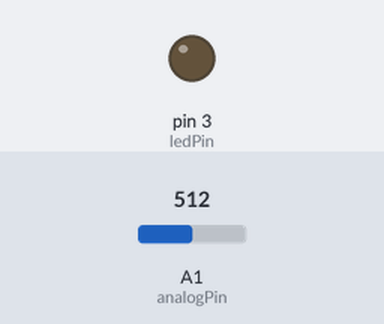
Bench run of a sketch on a simulated Arduino Uno, built with avr-gcc and run on an emulated ATmega328P. On the bench: output pins drawn as LEDs (lit = HIGH). The test bench sets the inputs (shaded band); at power-on: A1 (analogPin) = 512.

Above: at 1.2 s.
1.3 s: A1 (analogPin) set to 493
At 2.1 s:
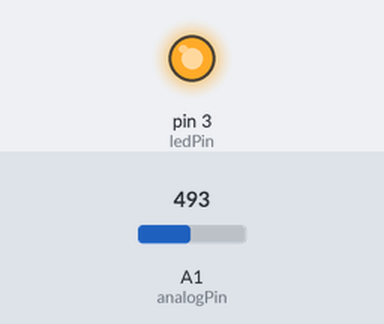
2.8 s: A1 (analogPin) set to 510
At 3.2 s:
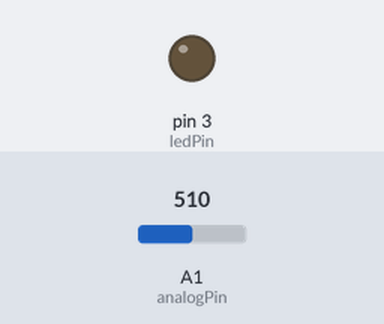
4.3 s: A1 (analogPin) set to 490
At 5.5 s:
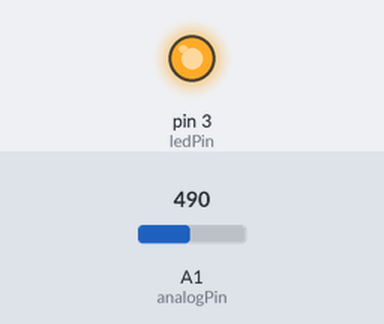
Timing chart, 0 to 7.3 s (numbered marks = the images above; inputs shaded):
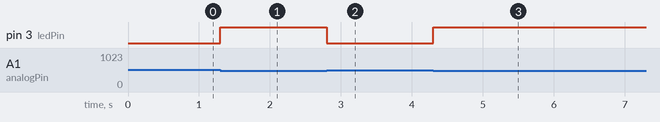

Measured:
- the behaviour switches between 501 and 500 on A1 (analogPin) (found by bisection; images 0 and 1)
- after the input at 1.3 s, pin 3 (ledPin): LOW → HIGH at once
- after the input at 2.8 s, pin 3 (ledPin): HIGH → LOW at once
- after the input at 4.3 s, pin 3 (ledPin): LOW → HIGH at once

The sketch:

q05.ino
```cpp
int ledPin = 3;
int analogPin = 1; // use A1
int val = 0;
int threshold = 500;

void setup()
{
    pinMode(ledPin, OUTPUT);
}

void loop()
{
    val = analogRead(analogPin);
    if (val <= threshold){
        digitalWrite(ledPin,HIGH);
    } else {
        digitalWrite(ledPin, LOW);
    }
}
```
